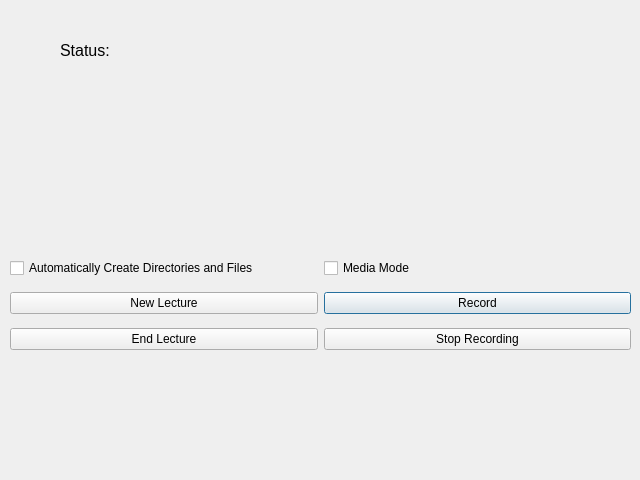
<?xml version="1.0" encoding="UTF-8"?>
<ui version="4.0">
 <class>MainDialog</class>
 <widget class="QDialog" name="MainDialog">
  <property name="geometry">
   <rect>
    <x>0</x>
    <y>0</y>
    <width>640</width>
    <height>480</height>
   </rect>
  </property>
  <property name="windowTitle">
   <string>Dialog</string>
  </property>
  <widget class="QWidget" name="gridLayoutWidget">
   <property name="geometry">
    <rect>
     <x>10</x>
     <y>250</y>
     <width>621</width>
     <height>111</height>
    </rect>
   </property>
   <layout class="QGridLayout" name="gridLayout">
    <item row="1" column="1">
     <widget class="QPushButton" name="pushButton_2">
      <property name="text">
       <string>Record</string>
      </property>
     </widget>
    </item>
    <item row="2" column="0">
     <widget class="QPushButton" name="pushButton_3">
      <property name="text">
       <string>End Lecture</string>
      </property>
     </widget>
    </item>
    <item row="1" column="0">
     <widget class="QPushButton" name="pushButton">
      <property name="text">
       <string>New Lecture</string>
      </property>
     </widget>
    </item>
    <item row="0" column="1">
     <widget class="QCheckBox" name="checkBox">
      <property name="text">
       <string>Media Mode</string>
      </property>
     </widget>
    </item>
    <item row="0" column="0">
     <widget class="QCheckBox" name="checkBox_2">
      <property name="text">
       <string>Automatically Create Directories and Files</string>
      </property>
     </widget>
    </item>
    <item row="2" column="1">
     <widget class="QPushButton" name="pushButton_4">
      <property name="text">
       <string>Stop Recording</string>
      </property>
     </widget>
    </item>
   </layout>
  </widget>
  <widget class="QLabel" name="label">
   <property name="geometry">
    <rect>
     <x>60</x>
     <y>10</y>
     <width>431</width>
     <height>81</height>
    </rect>
   </property>
   <property name="text">
    <string>&lt;html&gt;&lt;head/&gt;&lt;body&gt;&lt;p&gt;&lt;span style=&quot; font-size:12pt;&quot;&gt;Status:&lt;/span&gt;&lt;/p&gt;&lt;/body&gt;&lt;/html&gt;</string>
   </property>
  </widget>
 </widget>
 <resources/>
 <connections/>
</ui>
